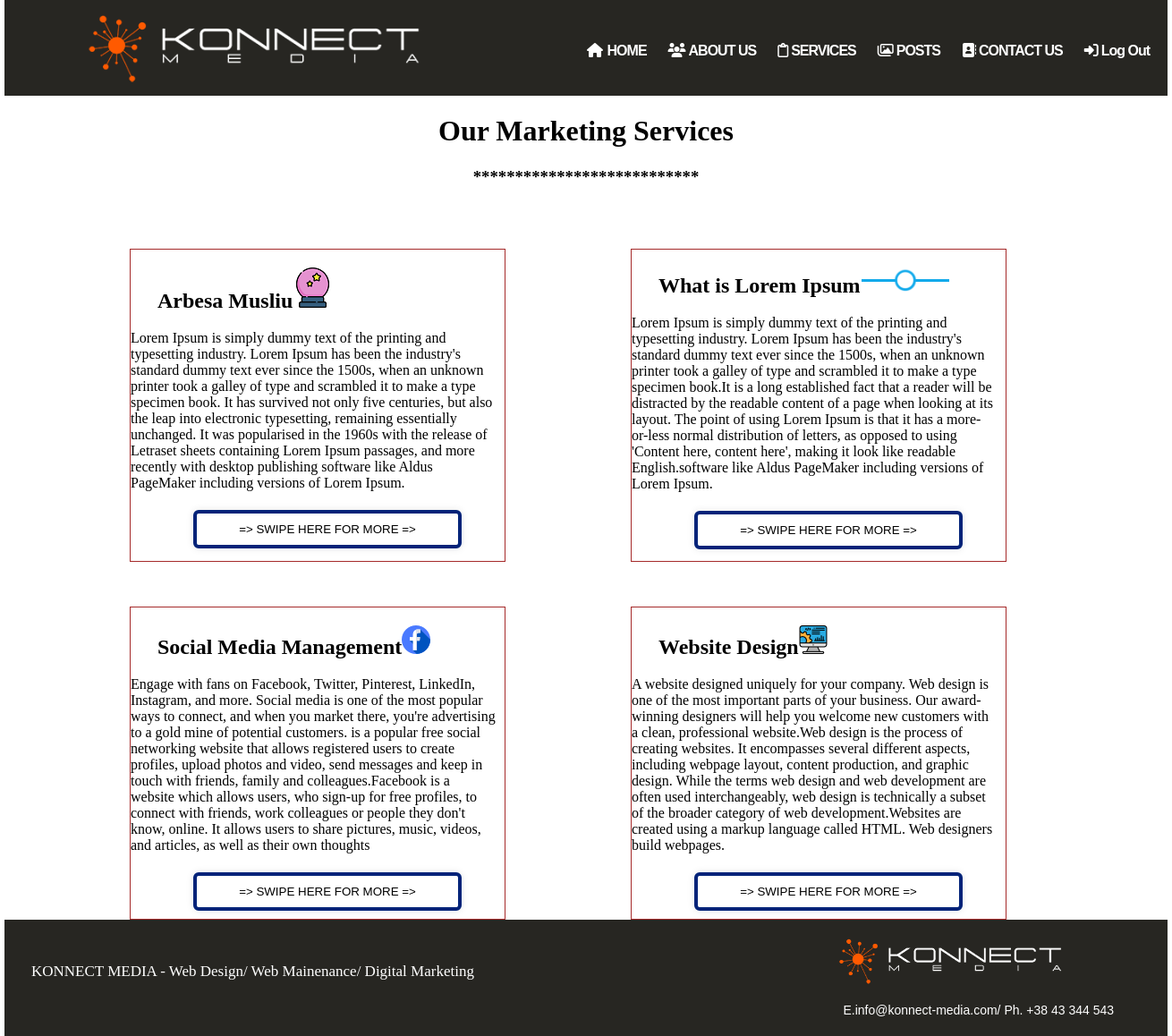
Screenshot of /services.php (signed in) with the database file from the repository.
### tables this page shows
CREATE TABLE `services` (
  `services_id` int(11) NOT NULL,
  `title` varchar(500) NOT NULL,
  `icon` text NOT NULL,
  `content` longtext NOT NULL,
  `services_author` varchar(45) NOT NULL
);

### services.php (the view, shortened to what this page needs)
<?php include ('include/db_con.php');
   ?>
<!DOCTYPE html PUBLIC "-//W3C//DTD XHTML 1.0 Strict//EN" "http://www.w3.org/TR/xhtml1/DTD/xhtml1-strict.dtd">
<html xmlns="http://www.w3.org/1999/xhtml" lang="en" xml:lang="en">
    <head>
        <link rel="stylesheet" type="text/css" href="style.css" />
        <link rel="stylesheet" href="https://cdnjs.cloudflare.com/ajax/libs/font-awesome/4.7.0/css/font-awesome.min.css" />
    </head>
    <body>
        <?php
            include('include/header.php');
        ?>
<?php
if(isset($_SESSION['logged_in']) )
{
    ?>
        <div id="serviceTitle">
            <h1>Our Marketing Services</h1>
            <h3>***************************</h3>
        </div>
    <?php
	       $select = 'SELECT title , icon , content FROM services';
	       $result = mysqli_query($conn,$select) or die ('invalid query:'. mysqli_error());
	while($row = mysqli_fetch_row($result))
	{
		list( $title, $icon , $content)=$row;
    ?>
    <div class="ser">
         <h2><?php echo $title?><img src="<?php echo $icon; ?>" /></h2>
         <p>
             <?php echo $content ?>
         </p>
         <input type = "button" class = "find find3" name = "find" value = "=> SWIPE HERE FOR MORE =>" onclick = "">
    </div>
		<?php
	}
}else{
		   echo 'You should be signed in if you want to see services in this page!';
	   }
	?>
    <?php
	    include('include/footer.php');
    ?>
    </body>
</html>

### include/header.php
       <div class = "header" id = "myHeader">
           <img src="img/konnect-media.png"></a>
           <ul id="header-menu">
               <li> <a class = "active" href="index.php"><i class="fa fa-fw fa-home"></i>HOME</a></li>
			<li> <a href="aboutus.php"><i class="fa fa-group"></i>ABOUT US</a></li>
			<li> <a href="services.php"><i class='far fa-clipboard'></i>SERVICES</a></li>
			<li> <a href="posts.php"><i class='far fa-images'></i>POSTS</a></li>
			<li> <a href="contact.php"><i id="c_us" class="fa fa-fw fa-address-book"></i>CONTACT US</a></li>
<?php
			if(isset($_SESSION['logged_in']) )
			{
		      echo "<li><a href = 'logout.php'><i class='fas fa-sign-in-alt' ></i>Log Out</a></li>";
			}else
			{
		      echo " <li><a href ='login.php'><i class='fas fa-sign-in-alt' ></i>Login/Signup</a></li>";
	        }
  ?>
          </ul>
   </div>

### include/footer.php (shortened to what this page needs)
<div id="footer">
          <div id="credentials">
          <p id="copyright">KONNECT MEDIA - Web Design/ Web Mainenance/ Digital Marketing</p>
                </div>
            <div id = "footer-info">
                    <div id = "clear"><img src = "img/konnect-media.png"><br></div>
                    <p class = "reachus">E.info@konnect-media.com/ Ph. +38 43 344 543</p>
            </div>
</div>

### Style.css (style rules this page uses)
body { margin: 0 auto; width: 1300px; background-color:white; background-repeat: repeat-x; }
.header { background-color:#272622; height: 107px; width: 1300px; }
.header img { float:left; margin-top:0; margin-left:60px; }
#header-menu { float: right; width: auto; }
.header ul li a { color: white; font-size: 16px; font-family: Arial, Helvetica, sans-serif; font-weight: bold; letter-spacing: -1px; text-decoration: none; text-align: center; }
* { box-sizing: border-box; }
.find { display: inline-block; border-radius: 6px; color: #FFFFFF; padding: 10px; width: 200px; cursor: pointer; margin: 5px; }
.find3 { background-color: white; border: 4px solid rgb(3, 35, 121); }
#footer { float:left; background-color: #272622; width: 1300px; height:130px; }
#credentials { float: left; height: 20px; width: 500px; margin-top: 30px; }
#copyright { width: 100%; float: left; margin: 18px 0 0 30px; color: white; font-size: 17px; font-weight: normal; text-decoration: none; }
#footer-info img { float:right; margin-right:90px; width:300px; margin-top:10px; }
#footer-info .reachus { display: block; font-size: 14px; color: white; text-align: right; margin-right:60px; margin-top:70px; }
#footer-info p { font-family: 'Raleway', sans-serif; line-height: 1.9em; font-weight: 300; display: block; }
.header img { float:left; height:107px; margin-top:0; margin-left:60px; }
#header-menu { float: right; width: auto; margin: 3.7% 0% 0px 0px; }
.header ul li { margin-right: 20px; display: inline; }
#header-menu i { margin-right: 4px; color:white; }
#c_us { width: auto; }
#leftRegister h1, h3, h4 { color: black; }
input, textarea { padding: 10px; border: 1px solid brown; width: 200px; color: #999999; box-shadow: rgba(0, 0, 0, 0.1) 0px 0px 8px; -moz-box-shadow: rgba(0, 0, 0, 0.1) 0px 0px 8px; -webkit-box-shadow: rgba(0, 0, 0, 0.1) 0px 0px 8px; }
.ser .find { margin-left: 70px; width:300px; }
.ser { float: left; border: 1px solid brown; margin-top:50px; margin-left: 140px; width: 420px; height:350px; display:inline-table; }
.ser input { color:black; }
.ser h2 { margin-left:30px; }
.ser p { margin-right:10px; }
#serviceTitle h1, h3 { color:black; text-align: center; }

### rows the page displays
services: title "Arbesa Musliu", icon (picture), content "Lorem Ipsum is simply dummy text of the printing and typesetting industry. Lorem Ipsum has been the industry's standard dummy text ever since the 1500s, when an unknown printer took a galley of type and scrambled it to make a type specimen book. It has survived not only five centuries, but also the leap into electronic typesetting, remaining essentially unchanged. It was popularised in the 1960s with the release of Letraset sheets containing Lorem Ipsum passages, and more recently with desktop publishing software like Aldus PageMaker including versions of Lorem Ipsum."
services: title "What is Lorem Ipsum", icon (picture), content "Lorem Ipsum is simply dummy text of the printing and typesetting industry. Lorem Ipsum has been the industry's standard dummy text ever since the 1500s, when an unknown printer took a galley of type and scrambled it to make a type specimen book.It is a long established fact that a reader will be distracted by the readable content of a page when looking at its layout. The point of using Lorem Ipsum is that it has a more-or-less normal distribution of letters, as opposed to using 'Content here, content here', making it look like readable English.software like Aldus PageMaker including versions of Lorem Ipsum."
services: title "Social Media Management", icon (picture), content "Engage with fans on Facebook, Twitter, Pinterest, LinkedIn, Instagram, and more. Social media is one of the most popular ways to connect, and when you market there, you're advertising to a gold mine of potential customers. is a popular free social networking website that allows registered users to create profiles, upload photos and video, send messages and keep in touch with friends, family and colleagues.Facebook is a website which allows users, who sign-up for free profiles, to connect with friends, work colleagues or people they don't know, online. It allows users to share pictures, music, videos, and articles, as well as their own thoughts"
services: title "Website Design", icon (picture), content "A website designed uniquely for your company. Web design is one of the most important parts of your business. Our award-winning designers will help you welcome new customers with a clean, professional website.Web design is the process of creating websites. It encompasses several different aspects, including webpage layout, content production, and graphic design. While the terms web design and web development are often used interchangeably, web design is technically a subset of the broader category of web development.Websites are created using a markup language called HTML. Web designers build webpages."
